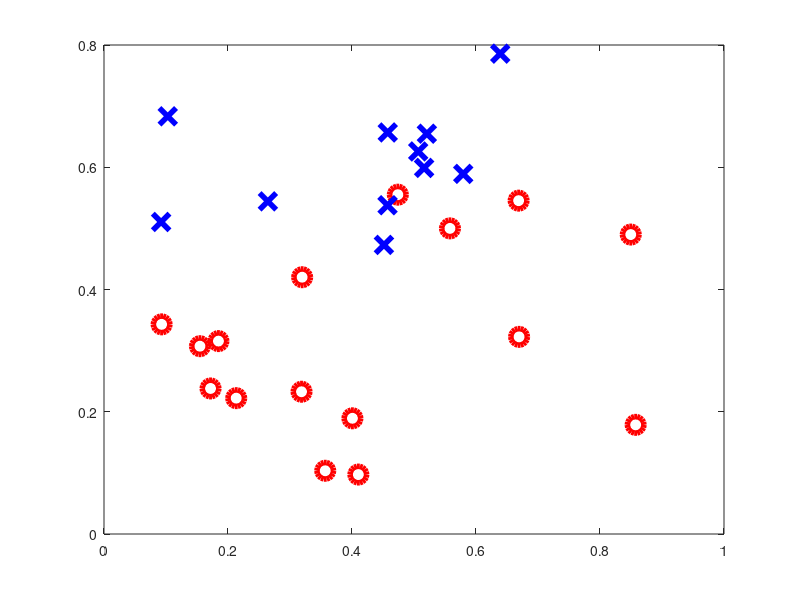

Source code (MATLAB): (Note: this script raises an error after producing the figure.)
function train_NN
%NETBP_FULL
%   Extended version of netbp, with more graphics
%
%   Set up data for neural net test
%   Use backpropagation to train
%   Visualize results
%
% C F Higham and D J Higham, Aug 2017

%%%%%%% DATA %%%%%%%%%%%
% xcoords, ycoords, targets
load  Highamdata  x1 x2 y x1MIN x1MAX x2MIN x2MAX Nweather
days_ind = [1,5,10,15,16,19,21,25,26,36,49,55,56,57,61,66,70,75,76,81,82,91,95,116,120,203,208];
Nweather = length(days_ind);
x1  = x1(days_ind);
x2  = x2(days_ind);
y   = y(:,days_ind);

figure(1)
clf
a1 = subplot(1,1,1);
for iii = 1:Nweather
    if y(1,iii)>0
        plot(x1(iii),x2(iii),'ro','MarkerSize',12,'LineWidth',4)
        hold on
    else
        plot(x1(iii),x2(iii),'bx','MarkerSize',12,'LineWidth',4)
    end
end
a1.XTick = [0 1];
a1.YTick = [0 1];
a1.FontWeight = 'Bold';
a1.FontSize = 16;
xlim([0,1])
ylim([0,1])

%print -dpng pic_xy.png

%%%%%%%%%%%%%%%%%%%%%%%%%%%%%%%%%%%%%%%%
% Initialize weights and biases
rng(5000);
W2 = 0.7*randn(2,2);
W3 = 0.7*randn(3,2);
W4 = 0.7*randn(2,3);
b2 = 0.7*randn(2,1);
b3 = 0.7*randn(3,1);
b4 = 0.7*randn(2,1);
%%%%%%%%%%%%%%%%%%%%%%%%%%%%%%%%%%%%%%%%

%%%%%%%%%%%%%%%%%%%%%%%%%%%%%%%%%%%%%%%%
% Forward and Back propagate
% Pick a training point at random
eta = 0.025;
Niter = 5000000;
tic
savecost = zeros(Niter,1);
for counter = 1:Niter
    k = randi(Nweather);
    x = [x1(k); x2(k)];
    % Forward pass
    a2 = activate(x,W2,b2);
    a3 = activate(a2,W3,b3);
    a4 = activate(a3,W4,b4);
    % Backward pass
    delta4 = a4.*(1-a4).*(a4-y(:,k));
    delta3 = a3.*(1-a3).*(W4'*delta4);
    delta2 = a2.*(1-a2).*(W3'*delta3);
    % Gradient step
    W2 = W2 - eta*delta2*x';
    W3 = W3 - eta*delta3*a2';
    W4 = W4 - eta*delta4*a3';
    b2 = b2 - eta*delta2;
    b3 = b3 - eta*delta3;
    b4 = b4 - eta*delta4;
    % Monitor progress
    newcost = cost(W2,W3,W4,b2,b3,b4);
    savecost(counter) = newcost;
    if mod(counter,100000)==0
        disp([num2str(counter/Niter,'%0.2f'),'   ', num2str(newcost,'%f')])
        
        %%%%%%%%%%% Display shaded and unshaded regions
        N = 100;
        Dx = 1/N;
        Dy = 1/N;
        xvals = [0:Dx:1];
        yvals = [0:Dy:1];
        for k1 = 1:N+1
            xk = xvals(k1);
            for k2 = 1:N+1
                yk = yvals(k2);
                xy = [xk;yk];
                a2 = activate(xy,W2,b2);
                a3 = activate(a2,W3,b3);
                a4 = activate(a3,W4,b4);
                Aval(k2,k1) = a4(1);
                Bval(k2,k1) = a4(2);
            end
        end
        [X,Y] = meshgrid(xvals,yvals);
        
        figure(3)
        clf
        a2 = subplot(1,1,1);
        Mval = Aval>Bval;
        contourf(X,Y,Mval,[0.5 0.5])
        hold on
        colormap([1 1 1; 0.8 0.8 0.8])
        for iii = 1:Nweather
            if y(1,iii)>0
                plot(x1(iii),x2(iii),'ro','MarkerSize',12,'LineWidth',4)
            else
                plot(x1(iii),x2(iii),'bx','MarkerSize',12,'LineWidth',4)
            end
        end
        a2.XTick = [0 1];
        a2.YTick = [0 1];
        a2.FontWeight = 'Bold';
        a2.FontSize = 16;
        xlim([0,1])
        ylim([0,1])
    end
end

disp(toc)

figure(2)
clf
semilogy([1:1e4:Niter],savecost(1:1e4:Niter),'b-','LineWidth',2)
xlabel('Iteration Number')
ylabel('Value of cost function')
set(gca,'FontWeight','Bold','FontSize',18)
%print -dpng pic_cost.png

%%%%%%%%%%% Display shaded and unshaded regions
N = 500;
Dx = 1/N;
Dy = 1/N;
xvals = [0:Dx:1];
yvals = [0:Dy:1];
for k1 = 1:N+1
    xk = xvals(k1);
    for k2 = 1:N+1
        yk = yvals(k2);
        xy = [xk;yk];
        a2 = activate(xy,W2,b2);
        a3 = activate(a2,W3,b3);
        a4 = activate(a3,W4,b4);
        Aval(k2,k1) = a4(1);
        Bval(k2,k1) = a4(2);
    end
end
[X,Y] = meshgrid(xvals,yvals);

save NN_parameters W2 b2 W3 b3 W4 b4

% figure(39)
% mesh(X,Y,Aval)
% axis square
%
% figure(40)
% mesh(X,Y,Bval)
% axis square

figure(3)
clf
a2 = subplot(1,1,1);
Mval = Aval>Bval;
contourf(X,Y,Mval,[0.5 0.5])
hold on
colormap([1 1 1; 0.8 0.8 0.8])
for iii = 1:Nweather
    if y(1,iii)>0
        plot(x1(iii),x2(iii),'ro','MarkerSize',12,'LineWidth',4)
    else
        plot(x1(iii),x2(iii),'bx','MarkerSize',12,'LineWidth',4)
    end
end
a2.XTick = [0 1];
a2.YTick = [0 1];
a2.FontWeight = 'Bold';
a2.FontSize = 16;
xlim([0,1])
ylim([0,1])

%print -dpng pic_bdy_bp.png

    function costval = cost(W2,W3,W4,b2,b3,b4)
        
        costvec = zeros(Nweather,1);
        for i = 1:Nweather
            x =[x1(i);x2(i)];
            a2 = activate(x,W2,b2);
            a3 = activate(a2,W3,b3);
            a4 = activate(a3,W4,b4);
            costvec(i) = norm(y(:,i) - a4,2);
        end
        costval = norm(costvec,2)^2;
    end % of nested function

end
